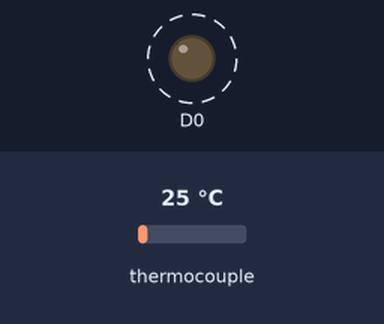
Simulated run of this program. Board: ESP8266 (NodeMCU). On the bench: output pins drawn as LEDs (lit = HIGH). Dashed ring = blinking. Inputs (shaded band) come from the test bench; at power-on: thermocouple 25 °C. WiFi joins after 1.5 s; servers stay silent unless stated.

Above: at 2.8 s.
Timing chart, 0 to 6.4 s (numbered marks = the images above):
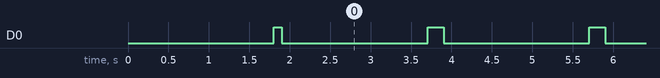

Measured:
- by itself, D0: alternates HIGH for 0.20 s and LOW for 1.8 s

The program:

main.cpp
```cpp
// #define BLYNK_PRINT Serial
#include <Arduino.h>

#include "max6675.h"
#include <ESP8266WiFi.h>
#include <BlynkSimpleEsp8266.h>

#define alamatSuhu V5                     //penyimpanan alamat suhu V0-V255
char auth[] = "OXHw5XoEniLm16AjOSi7qa2AMyvKLW9g";   //masukan token anda
// char auth[] = "N58tGgJMm8Rz4XJT2OVQ3fNsQ3uDYQm7"; //anung
char ssid[] = "ardinista";            //nama wifi
char pass[] = "ardiasta";             //password wifi

int DO = D5;
int CS = D6;
int CLK = D7;

MAX6675 *Thermocouple = new MAX6675(CLK, CS, DO);

BlynkTimer timer;
BlynkTimer timerWifi;
void event(){
  Blynk.virtualWrite(alamatSuhu,Thermocouple->readCelsius());
}
void kedip(){
  static uint8_t led;
  if (++led<19){
    digitalWrite(D0,0);
  }
  else{
    digitalWrite(D0,1);
  }
  if(led==20)led=0;
}
void setup(){
  Serial.begin(9600);
  pinMode(D0,OUTPUT);
  digitalWrite(D0,0);
  Blynk.begin(auth, ssid, pass);
  digitalWrite(D0,1);
  timer.setInterval(1000L, event);
  timerWifi.setInterval(100L, kedip);
}

void loop(){
  Blynk.run();
  timer.run(); // Initiates BlynkTimer
  timerWifi.run();
}
```
